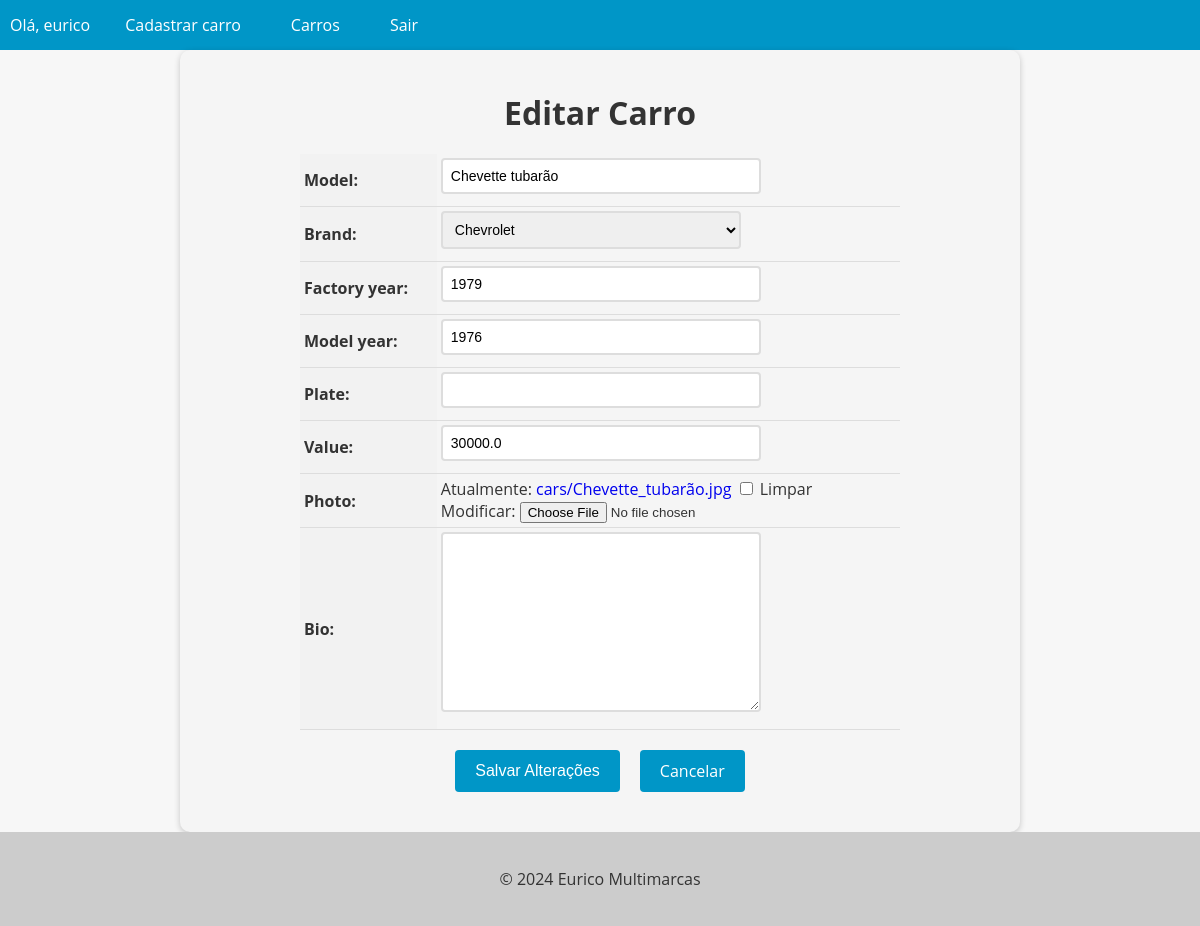
The page /car/2/update/ (signed in) on the database its author committed.
### cars/models.py (models this page shows, shortened)
class Car(models.Model):
    id = models.AutoField(primary_key=True)
    model = models.CharField(max_length=200)
    brand = models.ForeignKey(Brand, on_delete=models.PROTECT, related_name='car_brand')
    factory_year = models.IntegerField(blank=True, null=True)
    model_year = models.IntegerField(blank=True, null=True)
    plate = models.CharField(max_length=10, blank=True, null=True)
    value = models.FloatField(blank=True, null=True)
    photo = models.ImageField(upload_to='cars/', blank=True, null=True)
    bio = models.TextField(blank=True, null=True)

class Brand(models.Model):
    id = models.AutoField(primary_key=True)
    name = models.CharField(max_length=200)
    def __str__(self):
        return self.name

### cars/views.py (the view, shortened to what this page needs)
# urls.py: path('car/<int:pk>/update/', CarUpdateView.as_view(), name='car_update'),
@method_decorator(login_required(login_url='login'), name='dispatch')
class CarUpdateView(UpdateView):
    model = Car
    form_class = CarModelForm
    template_name = 'car_update.html'

### cars/forms.py (shortened to what this page needs)
class CarModelForm(forms.ModelForm):
    class Meta:
        model = Car
        fields = '__all__'

### cars/templates/car_update.html (shortened to what this page needs)
{% extends "base.html" %}
{% block content %}
  <form method="post" enctype="multipart/form-data">
    <h1>Editar Carro</h1>
    <table>
      {{ form.as_table }}
    </table>
    <div>
      <div class="buttons-container">
        <input type="submit" value="Salvar Alterações" class="btn btn-primary">
        <a href="{% url 'cars_list' %}" class="btn btn-secondary">Cancelar</a>
      </div>
    </div>
  </form>
{% endblock %}

### app/templates/base.html (shortened to what this page needs)
<!DOCTYPE html>
<html lang="en">
<head>
</head>
<body>
    <header>
      <nav>
        <ul>
          {% if user.is_authenticated %}
            <li>Olá, {{user.username}}</li>
            <li><a href="{% url 'new_car' %}">Cadastrar carro</a></li>
          {% endif %}
          <li><a href="{% url 'cars_list' %}">Carros</a></li>
          {% if user.is_authenticated %}
          <li><a href="{% url 'logout' %}">Sair</a></li>
          {% endif %}
        </ul>
      </nav>
    </header>
    <main>
      {% block content %}
      {% endblock %}
    </main>
    <footer>
      <p>© 2024 Eurico Multimarcas</p>
    </footer>
  </body>
</html>

### app/templates/base.html (style rules this page uses)
body { font-family: 'Open Sans', sans-serif; background-color: #f7f7f7; color: #333; margin: 0; padding: 0; }
header { background-color: #0096c7; color: #fff; text-align: center; }
footer { background-color: #ccc; color: #333; padding: 20px; text-align: center; }
nav { background-color: #0096c7; color: #fff; height: 50px; display: flex; justify-content: space-between; align-items: center; }
nav ul { list-style: none; margin: 0; padding: 0; display: flex; }
nav ul li { margin: 0 10px; }
nav ul li a { color: #fff; text-decoration: none; font-size: 16px; padding: 15px; transition: all 0.3s ease; }

### cars/templates/car_update.html (style rules this page uses)
form { max-width: 800px; margin: 0 auto; padding: 20px; background-color: #f5f5f5; border-radius: 10px; box-shadow: 0 2px 6px rgba(0, 0, 0, 0.2); }
form h1 { font-size: 2rem; margin-bottom: 20px; text-align: center; }
table { margin: 0 auto; border-collapse: collapse; width: 100%; max-width: 600px; }
th, td { padding: 4px; text-align: left; border-bottom: 1px solid #ddd; }
th { background-color: #f2f2f2; }
input[type="text"], input[type="number"], select, textarea { padding: 8px; font-size: 14px; border: 2px solid #ddd; border-radius: 4px; width: 100%; max-width: 300px; margin-bottom: 8px; transition: border-bottom-color 0.3s ease-in-out; }
.btn { background-color: #0096c7; color: #fff; border: none; padding: 10px 20px; font-size: 16px; border-radius: 4px; cursor: pointer; transition: background-color 0.3s ease-in-out; }
.buttons-container { display: flex; justify-content: center; margin-top: 20px; margin-bottom: 20px; }
.btn { display: inline-block; background-color: #0096c7; color: #fff; border: none; padding: 10px 20px; font-size: 16px; border-radius: 4px; cursor: pointer; transition: background-color 0.3s ease-in-out; margin: 0 10px; }
a { text-decoration: none !important; }

### rows shown on the page
Car: model "Chevette tubarão", brand "Chevrolet", factory_year "1979", model_year "1976", value "30000.0"

### other values the page prints
{{ user.username }} "eurico"
